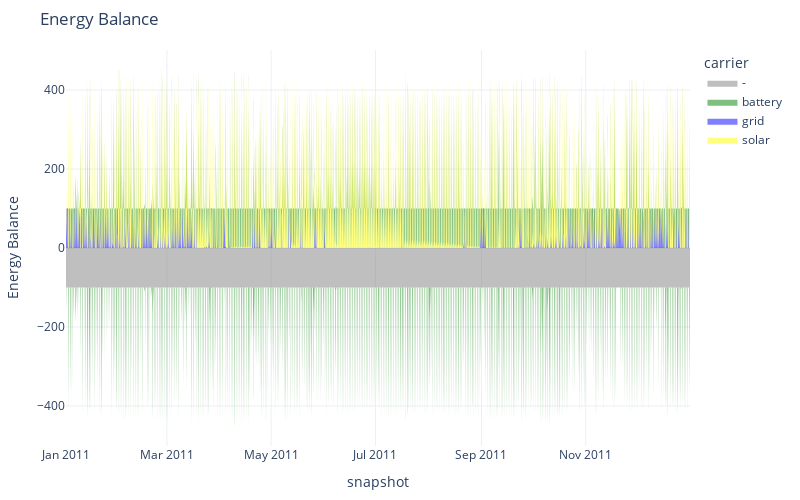

Notebook cell for this chart:
### Markdown cell above
The statistics functions also have built-in plotting capabilities, e.g. to plot the dispatch profiles of the system as stacked area charts.

### Code cell
n.add(
    "Carrier",
    ["grid", "solar", "battery", "AC"],
    color=["blue", "yellow", "green", "k"],
)

n.statistics.energy_balance.iplot()

### Figure 1 — Plotly figure (JSON) as saved in the notebook; plotly's stock layout.template omitted (floating-point values rounded to 4 significant figures; data arrays with more than 128 entries replaced by an {"elided": "..."} marker saying what was removed)
{"data": [{"fillpattern": {"shape": ""}, "hovertemplate": "carrier=grid<br>snapshot=%{x}<br>Energy Balance=%{y}<extra></extra>", "legendgroup": "grid", "line": {"color": "blue", "width": 0}, "marker": {"symbol": "circle"}, "mode": "lines", "name": "grid", "orientation": "v", "showlegend": false, "stackgroup": "positive", "type": "scatter", "x": {"elided": "1061 str values"}, "xaxis": "x", "y": {"elided": "1061 float values"}, "yaxis": "y"}, {"fillpattern": {"shape": ""}, "hovertemplate": "carrier=solar<br>snapshot=%{x}<br>Energy Balance=%{y}<extra></extra>", "legendgroup": "solar", "line": {"color": "yellow", "width": 0}, "marker": {"symbol": "circle"}, "mode": "lines", "name": "solar", "orientation": "v", "showlegend": false, "stackgroup": "positive", "type": "scatter", "x": {"elided": "4338 str values"}, "xaxis": "x", "y": {"elided": "4338 float values"}, "yaxis": "y"}, {"fillpattern": {"shape": ""}, "hovertemplate": "carrier=battery<br>snapshot=%{x}<br>Energy Balance=%{y}<extra></extra>", "legendgroup": "battery", "line": {"color": "green", "width": 0}, "marker": {"symbol": "circle"}, "mode": "lines", "name": "battery", "orientation": "v", "showlegend": false, "stackgroup": "positive", "type": "scatter", "x": {"elided": "4581 str values"}, "xaxis": "x", "y": {"elided": "4581 float values"}, "yaxis": "y"}, {"fillpattern": {"shape": ""}, "hovertemplate": "carrier=-<br>snapshot=%{x}<br>Energy Balance=%{y}<extra></extra>", "legendgroup": "-", "line": {"color": "gray", "width": 0}, "marker": {"symbol": "circle"}, "mode": "lines", "name": "-", "orientation": "v", "showlegend": false, "stackgroup": "negative", "type": "scatter", "x": {"elided": "8760 str values"}, "xaxis": "x", "y": {"elided": "8760 float values"}, "yaxis": "y"}, {"fillpattern": {"shape": ""}, "hovertemplate": "carrier=battery<br>snapshot=%{x}<br>Energy Balance=%{y}<extra></extra>", "legendgroup": "battery", "line": {"color": "green", "width": 0}, "marker": {"symbol": "circle"}, "mode": "lines", "name": "battery", "orientation": "v", "showlegend": false, "stackgroup": "negative", "type": "scatter", "x": {"elided": "2465 str values"}, "xaxis": "x", "y": {"elided": "2465 float values"}, "yaxis": "y"}, {"fillpattern": {"shape": ""}, "hovertemplate": "carrier=-<br>snapshot=%{x}<br>Energy Balance=%{y}<extra></extra>", "legendgroup": "-", "line": {"color": "gray", "width": 0}, "marker": {"symbol": "circle"}, "mode": "lines", "name": "-", "orientation": "v", "showlegend": true, "stackgroup": "1", "type": "scatter", "x": ["2011-12-31T23:00:00.000000000"], "xaxis": "x", "y": [NaN], "yaxis": "y"}, {"fillpattern": {"shape": ""}, "hovertemplate": "carrier=battery<br>snapshot=%{x}<br>Energy Balance=%{y}<extra></extra>", "legendgroup": "battery", "line": {"color": "green", "width": 0}, "marker": {"symbol": "circle"}, "mode": "lines", "name": "battery", "orientation": "v", "showlegend": true, "stackgroup": "1", "type": "scatter", "x": ["2011-12-31T23:00:00.000000000"], "xaxis": "x", "y": [NaN], "yaxis": "y"}, {"fillpattern": {"shape": ""}, "hovertemplate": "carrier=grid<br>snapshot=%{x}<br>Energy Balance=%{y}<extra></extra>", "legendgroup": "grid", "line": {"color": "blue", "width": 0}, "marker": {"symbol": "circle"}, "mode": "lines", "name": "grid", "orientation": "v", "showlegend": true, "stackgroup": "1", "type": "scatter", "x": ["2011-12-31T23:00:00.000000000"], "xaxis": "x", "y": [NaN], "yaxis": "y"}, {"fillpattern": {"shape": ""}, "hovertemplate": "carrier=solar<br>snapshot=%{x}<br>Energy Balance=%{y}<extra></extra>", "legendgroup": "solar", "line": {"color": "yellow", "width": 0}, "marker": {"symbol": "circle"}, "mode": "lines", "name": "solar", "orientation": "v", "showlegend": true, "stackgroup": "1", "type": "scatter", "x": ["2011-12-31T23:00:00.000000000"], "xaxis": "x", "y": [NaN], "yaxis": "y"}], "layout": {"height": 500, "hovermode": "x", "legend": {"title": {"text": "carrier"}, "tracegroupgap": 0}, "margin": {"b": 50, "l": 50, "r": 50, "t": 50}, "title": {"text": "Energy Balance"}, "width": 800, "xaxis": {"anchor": "y", "domain": [0, 1], "title": {"text": "snapshot"}}, "yaxis": {"anchor": "x", "domain": [0, 1], "title": {"text": "Energy Balance"}}}}
